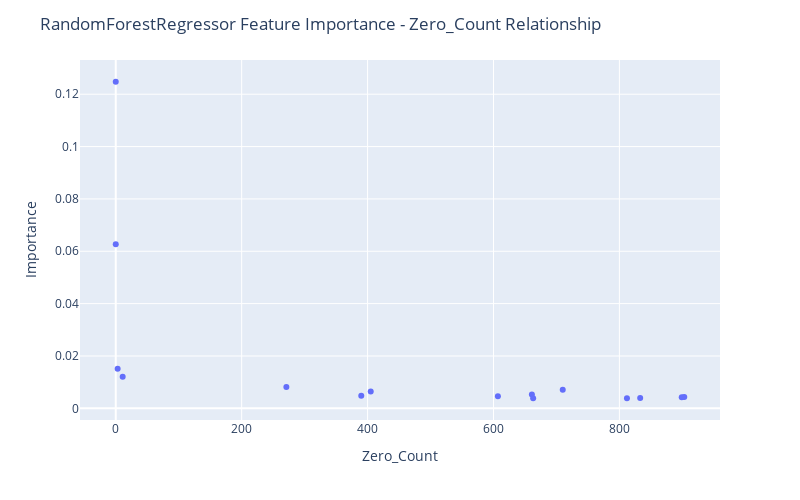

The notebook cell this image was saved under:
### Code cell
fig = px.scatter(df_merged[~df_merged["Feature Name"].str.contains("Output")], x="Zero_Count", y="Importance",
                hover_data=["Feature Name"])

fig.update_layout(
    autosize=False,
    width=800,
    height=500,
    title_text=f"RandomForestRegressor Feature Importance - Zero_Count Relationship",
)

fig.show()

### Figure 1 — Plotly figure (JSON) as saved in the notebook; plotly's stock layout.template omitted (floating-point values rounded to 4 significant figures)
{"data": [{"customdata": [["Input 14"], ["Input 11"], ["Input 12"], ["Input 08"], ["Input 02"], ["Input 05"], ["Input 01"], ["Input 03"], ["Input 09"], ["Input 10"], ["Input 06"], ["Input 04"], ["Input 13"], ["Input 15"], ["Input 07"]], "hovertemplate": "Zero_Count=%{x}<br>Importance=%{y}<br>Feature Name=%{customdata[0]}<extra></extra>", "legendgroup": "", "marker": {"color": "#636efa", "symbol": "circle"}, "mode": "markers", "name": "", "orientation": "v", "showlegend": false, "type": "scatter", "x": [0, 0, 3, 11, 271, 710, 405, 661, 390, 607, 903, 899, 833, 663, 812], "xaxis": "x", "y": [0.1248, 0.06267, 0.01509, 0.01202, 0.008121, 0.007088, 0.006473, 0.005235, 0.004815, 0.004576, 0.004371, 0.004191, 0.003962, 0.003895, 0.003848], "yaxis": "y"}], "layout": {"autosize": false, "height": 500, "legend": {"tracegroupgap": 0}, "margin": {"t": 60}, "title": {"text": "RandomForestRegressor Feature Importance - Zero_Count Relationship"}, "width": 800, "xaxis": {"anchor": "y", "autorange": true, "domain": [0, 1], "range": [-56.78, 959.8], "title": {"text": "Zero_Count"}, "type": "linear"}, "yaxis": {"anchor": "x", "autorange": true, "domain": [0, 1], "range": [-0.004461, 0.1331], "title": {"text": "Importance"}, "type": "linear"}}}
